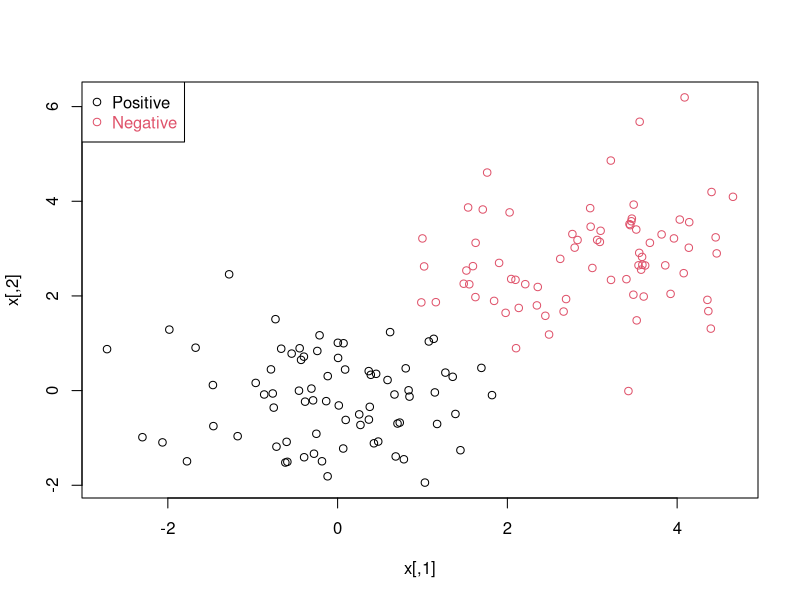
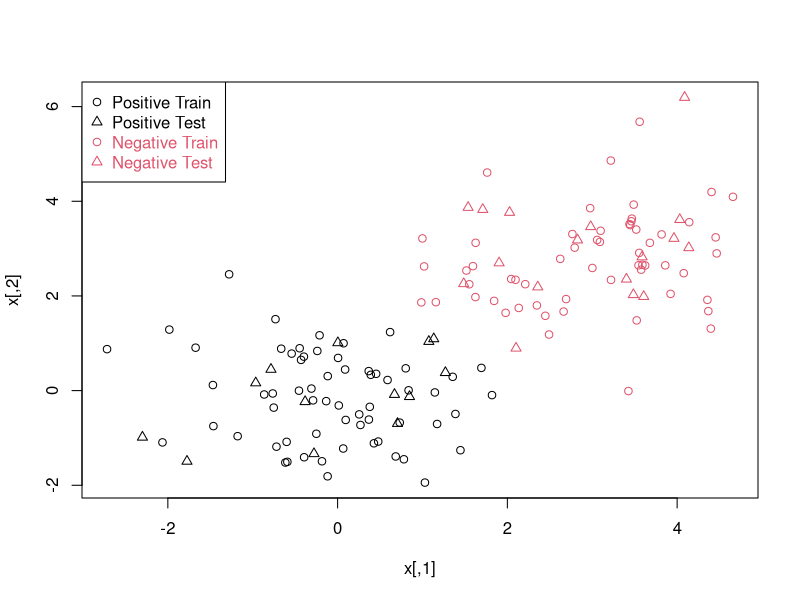

The R script that drew these images, in order:
n <- 150 
p <- 2 
sigma <- 1 
meanpos <- 0 
meanneg <- 3 
npos <- round(n/2) 
nneg <- n-npos 
xpos <- matrix(rnorm(npos*p,mean=meanpos,sd=sigma),npos,p)
xneg <- matrix(rnorm(nneg*p,mean=meanneg,sd=sigma),npos,p)
x <- rbind(xpos,xneg)
y <- matrix(c(rep(1,npos),rep(-1,nneg)))
plot(x,col=ifelse(y>0,1,2))
legend("topleft",c('Positive','Negative'),col=seq(2),pch=1,text.col=seq(2))
ntrain <- round(n*0.8) 
tindex <- sample(n,ntrain) 
xtest <- x[-tindex,]
ytrain <- y[tindex]
ytest <- y[-tindex]
istrain=rep(0,n)
istrain[tindex]=1
plot(x,col=ifelse(y>0,1,2),pch=ifelse(istrain==1,1,2))
legend("topleft",c('Positive Train','Positive Test','Negative Train','Negative Test'),col=c(1,1,2,2), pch=c(1,2,1,2), text.col=c(1,1,2,2))
